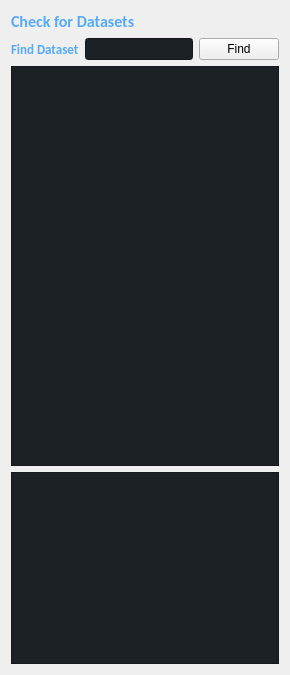
            <widget class="QWidget" name="check_page">
             <layout class="QVBoxLayout" name="verticalLayout_6">
              <item>
               <widget class="QLabel" name="label_11">
                <property name="font">
                 <font>
                  <family>Calibri</family>
                  <pointsize>12</pointsize>
                  <weight>75</weight>
                  <bold>true</bold>
                 </font>
                </property>
                <property name="styleSheet">
                 <string notr="true">color:rgb(85, 170, 255)</string>
                </property>
                <property name="text">
                 <string>Check for Datasets</string>
                </property>
               </widget>
              </item>
              <item>
               <layout class="QHBoxLayout" name="horizontalLayout_3">
                <item>
                 <widget class="QLabel" name="label_12">
                  <property name="font">
                   <font>
                    <family>Calibri</family>
                    <pointsize>10</pointsize>
                    <weight>75</weight>
                    <bold>true</bold>
                   </font>
                  </property>
                  <property name="styleSheet">
                   <string notr="true">color:rgb(85, 170, 255)</string>
                  </property>
                  <property name="text">
                   <string>Find Dataset</string>
                  </property>
                 </widget>
                </item>
                <item>
                 <widget class="QLineEdit" name="lineEdit_2">
                  <property name="styleSheet">
                   <string notr="true">background-color:rgb(28, 33, 38);
color:white;</string>
                  </property>
                 </widget>
                </item>
                <item>
                 <widget class="QPushButton" name="btn_findDataset">
                  <property name="font">
                   <font>
                    <pointsize>9</pointsize>
                   </font>
                  </property>
                  <property name="cursor">
                   <cursorShape>PointingHandCursor</cursorShape>
                  </property>
                  <property name="styleSheet">
                   <string notr="true">QPushButton{

background-color:rgb(52, 59, 72);
color:white;
}
QPushButton:hover {
background-color: rgb(57, 65, 80);
	border: 2px solid rgb(61, 70, 86);
}
QPushButton:pressed {	
	background-color: rgb(35, 40, 49);
}	border: 2px solid rgb(43, 50, 61);</string>
                  </property>
                  <property name="text">
                   <string>Find</string>
                  </property>
                  <property name="icon">
                   <iconset resource="../../../Dropbox/LAST SEMESTER YEAR 3/Senior Project/Inerface/Interface/UI/Icons.qrc">
                    <normaloff>:/Images/loupe.png</normaloff>:/Images/loupe.png</iconset>
                  </property>
                 </widget>
                </item>
               </layout>
              </item>
              <item>
               <widget class="QTextEdit" name="textEdit_2">
                <property name="minimumSize">
                 <size>
                  <width>0</width>
                  <height>400</height>
                 </size>
                </property>
                <property name="styleSheet">
                 <string notr="true">background-color:rgb(28, 33, 38);
color:white;</string>
                </property>
               </widget>
              </item>
              <item>
               <widget class="QTextBrowser" name="textBrowser_2">
                <property name="minimumSize">
                 <size>
                  <width>0</width>
                  <height>0</height>
                 </size>
                </property>
                <property name="styleSheet">
                 <string notr="true">background-color:rgb(28, 33, 38);
color:white;</string>
                </property>
               </widget>
              </item>
             </layout>
            </widget>
